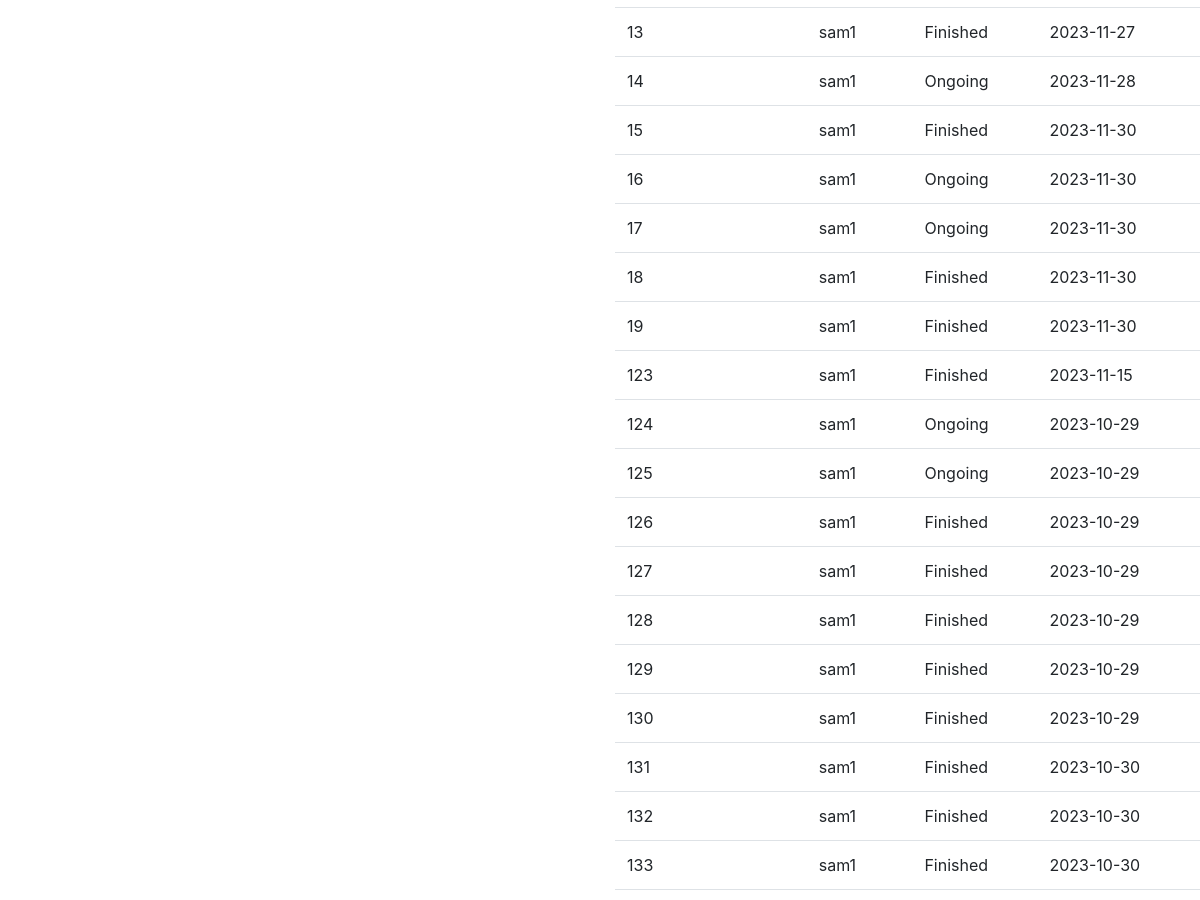
Before: /unused/homeAdmin2.php (middle part) with the older database file.
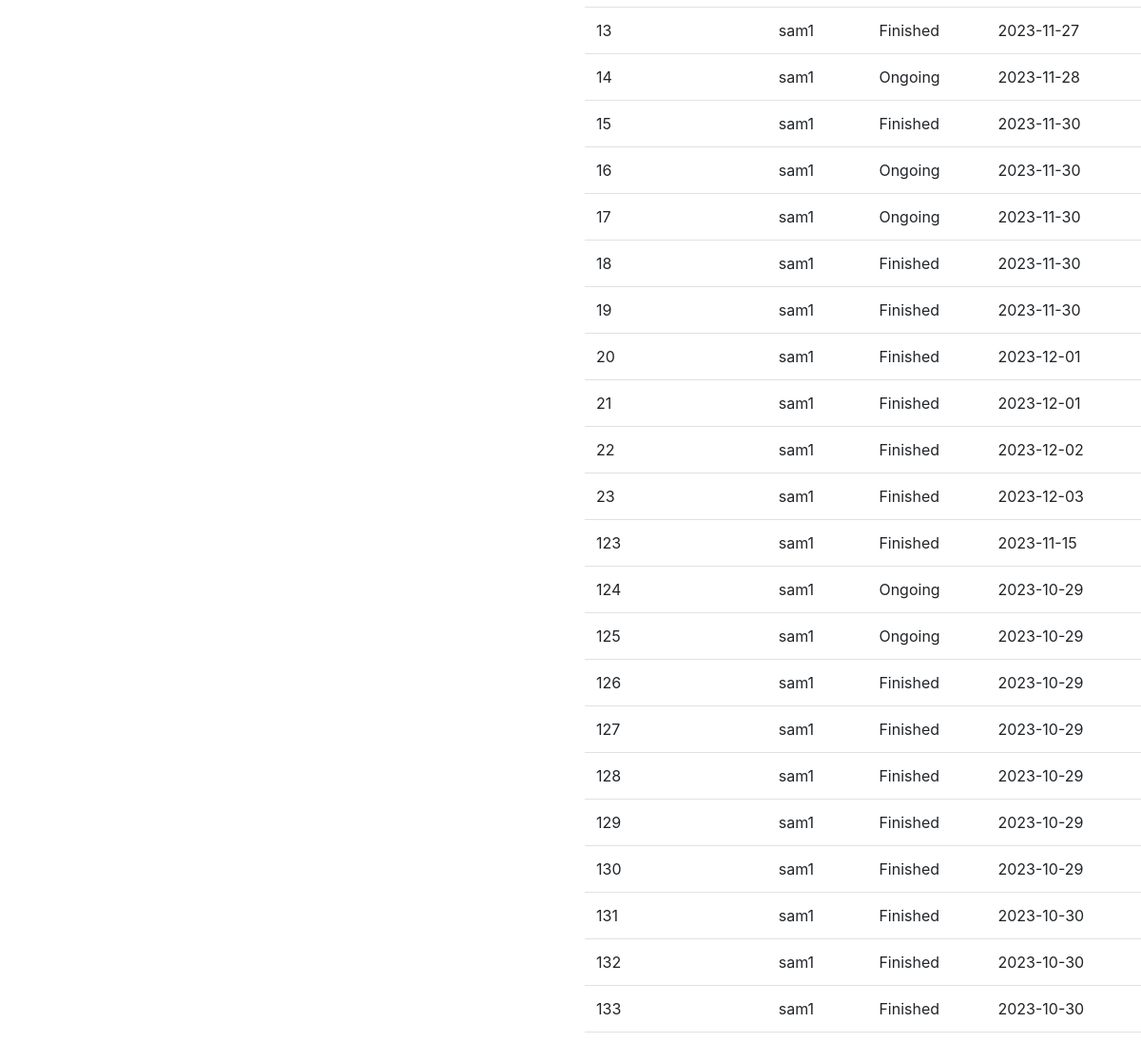
After: the same page with the newer database file.
### tables this page shows
CREATE TABLE `room` (
  `id_room` int(4) NOT NULL,
  `id_admin` varchar(4) NOT NULL,
  `status` int(1) NOT NULL,
  `tanggal` date DEFAULT NULL,
  `id_deck` int(11) NOT NULL,
  `ronde` int(11) NOT NULL
);

### unused/homeAdmin2.php (the view, shortened to what this page needs)
<!DOCTYPE html>
<html lang="en">
<head>
    <link rel="stylesheet" href="https://maxcdn.bootstrapcdn.com/bootstrap/4.0.0/css/bootstrap.min.css">
</head>
<body>
    <div class="row">
        <div class="col-6">
                <?php
                    require 'connect.php';
                ?>
        </div>
        <div class="col-6 mt-3">
            <table class="table">
            <tbody>
                <?php
                $sql = "SELECT * FROM room";
                $result= mysqli_query($con,$sql);
                while($row = mysqli_fetch_array($result)){
                    if($row[2] == 1){
                        $val = 'Finished';
                    }
                    else{
                        $val = 'Ongoing';
                    }
                    echo "<tr>
                        <td>$row[0]</td>
                        <td>$row[1]</td>
                        <td>$val</td>
                        <td>$row[3]</td>
                        </tr>
                    ";
                }
                ?>
            </tbody>
            </table>
        </div>
    </div>
</body>
</html>

Changed rows visible on the page:
added room: id_room "20", id_admin "sam1", status "Finished", tanggal "2023-12-01"
added room: id_room "21", id_admin "sam1", status "Finished", tanggal "2023-12-01"
added room: id_room "22", id_admin "sam1", status "Finished", tanggal "2023-12-02"
added room: id_room "23", id_admin "sam1", status "Finished", tanggal "2023-12-03"
